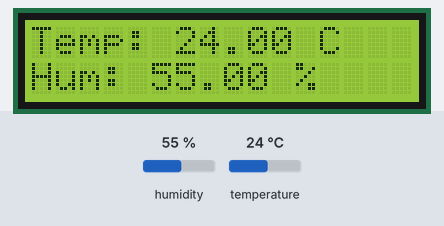
The sketch below on a simulated Arduino Uno, built with avr-gcc and run on an emulated ATmega328P. Shown: 16×2 character LCD. The inputs (shaded band) are chosen by the test bench; at power-on: humidity 55 %, temperature 24 °C. What the sketch prints to the serial monitor is not drawn.

Above: at 2.7 s.
2.8 s: humidity set to 22 %
At 4.4 s:
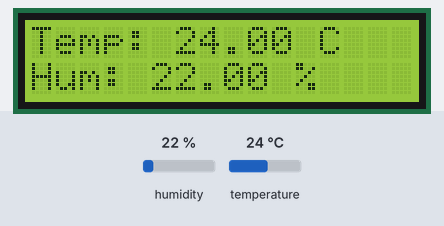
5.5 s: temperature set to 12 °C
At 6.7 s:
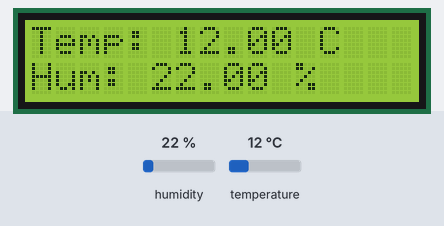
8.2 s: humidity set to 40 %
At 11.0 s:
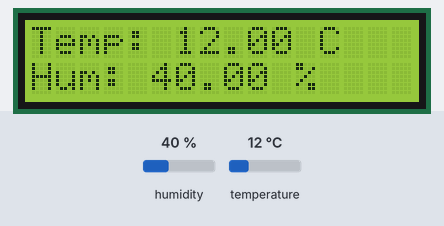
11.3 s: temperature set to 19 °C
At 12.3 s:
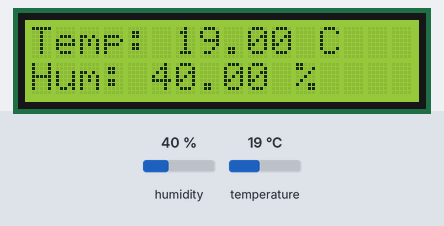
Timing chart, 0 to 14.3 s (numbered marks = the images above; inputs shaded):
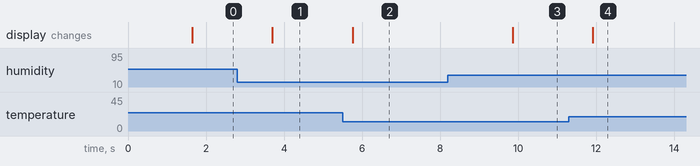

The sketch:

Weather_Station.ino
```cpp
// (licence header left out)
#include <DHT.h>
#include <LiquidCrystal_I2C.h>

// Sensor Configuration
#define DHTPIN 13        // DHT11 Data Pin connected to Digital Pin 13
#define DHTTYPE DHT11    // Define sensor type (DHT11)

DHT dht(DHTPIN, DHTTYPE);        // Create DHT object
LiquidCrystal_I2C lcd(0x27, 16, 2);  // I2C LCD (16x2, Address 0x27)

void setup() {

  Serial.begin(9600);   // Start Serial Monitor

  dht.begin();          // Initialize DHT sensor
  lcd.init();           // Initialize LCD
  lcd.backlight();      // Turn ON LCD backlight

  // Welcome Screen
  lcd.setCursor(0, 0);
  lcd.print("Weather Station");
  lcd.setCursor(0, 1);
  lcd.print("Initializing...");
  delay(1500);
  lcd.clear();
}

void loop() {

  // Read Sensor Data
  float h = dht.readHumidity();      // Read Humidity (%)
  float t = dht.readTemperature();   // Read Temperature (°C)

  // Display on LCD
  lcd.clear();

  lcd.setCursor(0, 0);
  lcd.print("Temp: ");
  lcd.print(t);
  lcd.print(" C");

  lcd.setCursor(0, 1);
  lcd.print("Hum: ");
  lcd.print(h);
  lcd.print(" %");

  // Display on Serial Monitor
  Serial.print("Temperature: ");
  Serial.print(t);
  Serial.print(" C   Humidity: ");
  Serial.print(h);
  Serial.println(" %");

  delay(2000);   // Update every 2 seconds
}
```

Measured:
- after the input at 2.8 s, the display: changes after 0.90 s (image 1)
- after the input at 5.5 s, the display: changes after 0.25 s (image 2)
- after the input at 8.2 s, the display: changes after 1.7 s (image 3)
- after the input at 11.3 s, the display: changes after 0.61 s (image 4)
